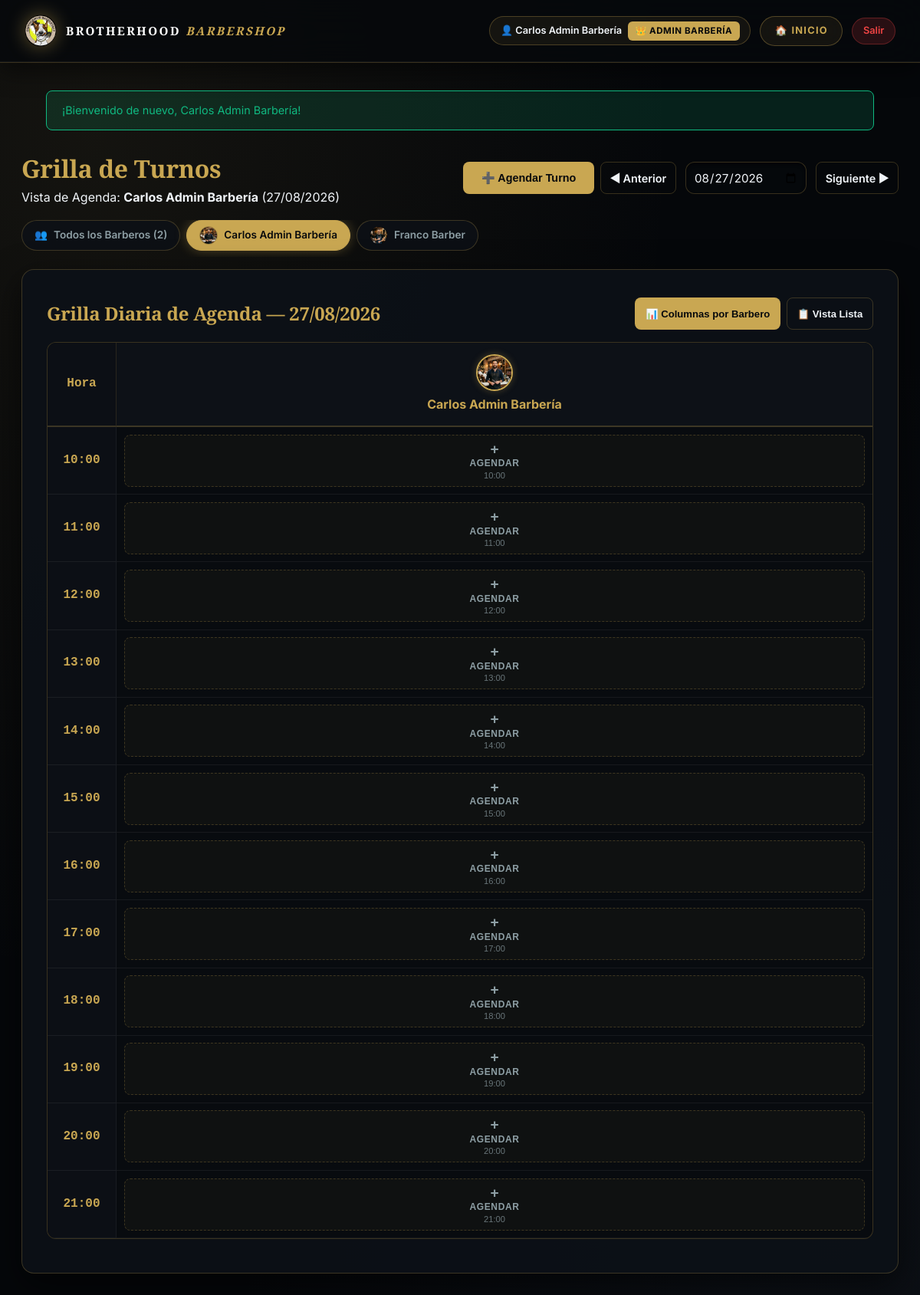
The app's page /barber.php?tab=my_grid&barber_id=2&date=2026-08-27 (signed in) with its own data.
### tables this page shows
CREATE TABLE IF NOT EXISTS `users` (
  `id` INT AUTO_INCREMENT PRIMARY KEY,
  `shop_id` INT NULL,
  `name` VARCHAR(150) NOT NULL,
  `email` VARCHAR(150) NOT NULL UNIQUE,
  `photo` VARCHAR(255) NULL,
  `password` VARCHAR(255) NOT NULL,
  `role` VARCHAR(50) NOT NULL DEFAULT 'admin_barberia',
  `is_active` TINYINT(1) NOT NULL DEFAULT 1,
  `created_at` DATETIME DEFAULT CURRENT_TIMESTAMP,
  FOREIGN KEY (`shop_id`) REFERENCES `shops` (`id`) ON DELETE CASCADE
);

### barber.php (the view, shortened to what the rows shown need)
<?php
require_once __DIR__ . '/includes/auth.php';
$user = require_login();
$shop_id = $user['shop_id'];
$view_tab = $view_tab ?? ($_GET['tab'] ?? 'grid');
if ($view_tab === 'my_grid') {
    $view_tab = 'grid';
}
$stmtB = $pdo->prepare("SELECT id, name, role, photo FROM users WHERE shop_id = ? AND is_active = 1 ORDER BY name ASC");
$stmtB->execute([$shop_id]);
$active_barbers_list = $stmtB->fetchAll();
$selected_barber_filter = $_GET['barber_id'] ?? 'todos';
if ($selected_barber_filter === 'todos') {
    $current_barber_name = "Todos los Barberos";
    $barber_id = 0;
    $barbers_to_show = $active_barbers_list;
} else {
    $barber_id = (int)$selected_barber_filter;
    $stmtCurrentBarber = $pdo->prepare("SELECT id, name, role, photo FROM users WHERE id = ? AND shop_id = ?");
    $stmtCurrentBarber->execute([$barber_id, $shop_id]);
    $current_barber_data = $stmtCurrentBarber->fetch();
    if ($current_barber_data) {
        $current_barber_name = $current_barber_data['name'];
        $barbers_to_show = [$current_barber_data];
    } else {
        $current_barber_name = "Todos los Barberos";
        $selected_barber_filter = 'todos';
        $barber_id = 0;
        $barbers_to_show = $active_barbers_list;
    }
}
$selected_date = $_GET['date'] ?? date('Y-m-d');
$day_of_week   = date('w', strtotime($selected_date));
$is_sunday     = ($day_of_week == 0);
$appointments_matrix = [];
if (!defined('HEADER_INCLUDED')) {
    include __DIR__ . '/includes/header.php';
}
$tab_param = ($view_tab === 'grid') ? 'my_grid' : $view_tab;
$url_script = ($user['role'] === 'owner') ? 'owner.php' : 'barber.php';
$link_prefix = $url_script . '?tab=' . $tab_param . '&barber_id=' . urlencode($selected_barber_filter) . '&date=';
?>
<?php if ($view_tab === 'grid'): ?>
  <div class="flex justify-between items-center mb-4 flex-wrap gap-4">
    <div>
      <h1 class="text-accent">Grilla de Turnos</h1>
      <p>Vista de Agenda: <strong><?php echo htmlspecialchars($current_barber_name); ?></strong> (<?php echo date('d/m/Y', strtotime($selected_date)); ?>)</p>
    </div>
    <div class="flex items-center gap-2 flex-wrap">
      <button type="button" class="btn btn-primary" onclick="openBookingModal()">
        ➕ Agendar Turno
      </button>
      <?php
        $prev_date = date('Y-m-d', strtotime($selected_date . ' -1 day'));
        $next_date = date('Y-m-d', strtotime($selected_date . ' +1 day'));
      ?>
      <form method="GET" action="<?php echo $url_script; ?>" class="flex items-center gap-3 flex-wrap" style="margin:0;">
        <a href="<?php echo $link_prefix . $prev_date; ?>" class="btn btn-outline" style="padding:0.45rem 0.75rem;" title="Día Anterior">◀ Anterior</a>
        <input type="date" name="date" class="input-field" value="<?php echo $selected_date; ?>" onchange="this.form.submit()" style="margin:0; width: auto; padding: 0.45rem 0.6rem;">
        <a href="<?php echo $link_prefix . $next_date; ?>" class="btn btn-outline" style="padding:0.45rem 0.75rem;" title="Día Siguiente">Siguiente ▶</a>
      </form>
    </div>
  </div>
  <div class="barber-pills-bar">
    <?php
      $all_pill_active = ($selected_barber_filter === 'todos') ? 'active' : '';
      $all_url = $url_script . '?tab=' . $tab_param . '&barber_id=todos&date=' . $selected_date;
    ?>
    <a href="<?php echo $all_url; ?>" class="barber-pill <?php echo $all_pill_active; ?>">
      <span>👥</span> Todos los Barberos (<?php echo count($active_barbers_list); ?>)
    </a>
    <?php foreach ($active_barbers_list as $ab):
      $isActive = ((string)$selected_barber_filter === (string)$ab['id']) ? 'active' : '';
      $bUrl = $url_script . '?tab=' . $tab_param . '&barber_id=' . $ab['id'] . '&date=' . $selected_date;
      $bImg = !empty($ab['photo']) ? $ab['photo'] : 'assets/img/service_corte_clasico_1785440488368.png';
    ?>
      <a href="<?php echo $bUrl; ?>" class="barber-pill <?php echo $isActive; ?>">
        <img src="<?php echo htmlspecialchars($bImg); ?>" class="barber-pill-img" alt="<?php echo htmlspecialchars($ab['name']); ?>">
        <span><?php echo htmlspecialchars($ab['name']); ?></span>
      </a>
    <?php endforeach; ?>
  </div>
  <div class="glass-panel">
    <?php if ($is_sunday): ?>
      <div class="text-center p-8" style="color: var(--text-secondary); margin: 2rem 0;">
        <div style="font-size: 3.5rem;">🔒</div>
        <h3 class="mt-2 text-accent">Local Cerrado los Domingos</h3>
        <p>No se agendan turnos en esta fecha. Selecciona otro día laboral.</p>
        <a href="<?php echo $link_prefix . $next_date; ?>" class="btn btn-primary mt-4">Ver Lunes Siguiente ▶</a>
      </div>
    <?php else: ?>
      <div class="flex justify-between items-center mb-4 flex-wrap gap-2">
        <h2 class="text-accent">
          Grilla Diaria de Agenda — <?php echo date('d/m/Y', strtotime($selected_date)); ?>
        </h2>
        <div class="flex gap-2">
          <button type="button" id="btn-view-matrix" class="btn btn-primary" onclick="switchGridView('matrix')" style="padding:0.4rem 0.8rem; font-size:0.82rem;">
            📊 Columnas por Barbero
          </button>
          <button type="button" id="btn-view-list" class="btn btn-outline" onclick="switchGridView('list')" style="padding:0.4rem 0.8rem; font-size:0.82rem;">
            📋 Vista Lista
          </button>
        </div>
      </div>
      <div id="grid-matrix-view">
        <div class="matrix-container mb-2">
          <table class="matrix-table">
            <thead>
              <tr>
                <th class="hour-cell">Hora</th>
                <?php foreach ($barbers_to_show as $barber):
                  $bPhoto = !empty($barber['photo']) ? $barber['photo'] : 'assets/img/service_corte_clasico_1785440488368.png';
                ?>
                  <th>
                    <div class="barber-header-card">
                      <img src="<?php echo htmlspecialchars($bPhoto); ?>" class="barber-header-avatar" alt="<?php echo htmlspecialchars($barber['name']); ?>">
                      <strong><?php echo htmlspecialchars($barber['name']); ?></strong>
                    </div>
                  </th>
                <?php endforeach; ?>
              </tr>
            </thead>
            <tbody>
              <?php for ($hour = 10; $hour <= 21; $hour++):
                $time_label = sprintf("%02d:00", $hour);
              ?>
                <tr>
                  <td class="hour-cell"><?php echo $time_label; ?></td>
                  <?php foreach ($barbers_to_show as $barber):
                    $bId = $barber['id'];
                    $cell_appts = $appointments_matrix[$hour][$bId] ?? [];
                  ?>
                    <td>
                      <?php if (!empty($cell_appts)): ?>
                        <?php foreach ($cell_appts as $appt):
                          $basePrice = (float)$appt['base_price'];
                          $finalPrice = ($appt['payment_method'] === 'transferencia') ? ($basePrice * 1.20) : $basePrice;
                          $commission = ($basePrice * (float)$appt['commission_percent']) / 100.0;
                          $clean_phone = preg_replace('/[^0-9]/', '', $appt['client_phone'] ?? '');
                          $statusClass = 'status-' . $appt['status'];
                        ?>
                          <div class="matrix-appt-card <?php echo $statusClass; ?>">
                            <div class="matrix-appt-header">
                              <div>
                                <div class="matrix-client-name"><?php echo htmlspecialchars($appt['client_name']); ?></div>
                                <?php if (!empty($appt['client_phone'])): ?>
                                  <a href="https://wa.me/<?php echo $clean_phone; ?>" target="_blank" style="color: var(--success); font-size: 0.78rem; text-decoration: none; display: inline-flex; align-items: center; gap: 2px;">
                                    📱 <?php echo htmlspecialchars($appt['client_phone']); ?>
                                  </a>
                                <?php endif; ?>
                              </div>
                              <div>
                                <?php if ($appt['status'] === 'scheduled'): ?>
                                  <span class="status-badge status-badge-active">Agendado</span>
                                <?php elseif ($appt['status'] === 'completed'): ?>
                                  <span class="status-badge status-badge-active" style="background:rgba(16,185,129,0.2);">✓ Cobrado</span>
                                <?php else: ?>
                                  <span class="status-badge status-badge-inactive">✕ Cancelado</span>
                                <?php endif; ?>
                              </div>
                            </div>
                            <div class="matrix-service-name">
                              ✂️ <strong><?php echo htmlspecialchars($appt['item_name']); ?></strong>
                            </div>
                            <div class="matrix-appt-meta">
                              <span class="badge-price">$<?php echo number_format($finalPrice, 2); ?></span>
                              <span class="badge-payment"><?php echo ucfirst($appt['payment_method']); ?></span>
                              <span style="font-size:0.72rem; color:var(--text-secondary);">Com: $<?php echo number_format($commission, 2); ?></span>
                            </div>
                            <?php if (!empty($appt['observation'])): ?>
                              <div style="font-size:0.75rem; color:var(--text-secondary); margin-bottom:0.35rem; font-style:italic;">
                                💬 <?php echo htmlspecialchars($appt['observation']); ?>
                              </div>
                            <?php endif; ?>
                            <div class="matrix-appt-actions">
                              <?php if ($appt['status'] === 'scheduled'): ?>
                                <form action="actions/complete_appointment.php" method="POST" onsubmit="return confirm('¿Marcar turno como completado y cobrado?')" style="margin:0;">
                                  <?php echo csrf_field(); ?>
                                  <input type="hidden" name="id" value="<?php echo $appt['id']; ?>">
                                  <input type="hidden" name="date" value="<?php echo $selected_date; ?>">
                                  <input type="hidden" name="barber_filter" value="<?php echo htmlspecialchars($selected_barber_filter); ?>">
                                  <button type="submit" class="btn btn-success btn-sm" title="Marcar Pagado">✓ Cobrar</button>
                                </form>
                                <form action="actions/cancel_appointment.php" method="POST" onsubmit="return confirm('¿Cancelar este turno?')" style="margin:0;">
                                  <?php echo csrf_field(); ?>
                                  <input type="hidden" name="id" value="<?php echo $appt['id']; ?>">
                                  <input type="hidden" name="date" value="<?php echo $selected_date; ?>">
                                  <input type="hidden" name="barber_filter" value="<?php echo htmlspecialchars($selected_barber_filter); ?>">
                                  <button type="submit" class="btn btn-outline btn-sm" style="color:var(--danger); border-color:var(--danger);" title="Cancelar Turno">✕</button>
                                </form>
                              <?php endif; ?>
                              <form action="actions/delete_appointment.php" method="POST" onsubmit="return confirm('¿Eliminar registro?')" style="margin:0;">
                                <?php echo csrf_field(); ?>
                                <input type="hidden" name="id" value="<?php echo $appt['id']; ?>">
                                <input type="hidden" name="date" value="<?php echo $selected_date; ?>">
                                <input type="hidden" name="barber_filter" value="<?php echo htmlspecialchars($selected_barber_filter); ?>">
                                <input type="hidden" name="tab_redirect" value="my_grid">
                                <button type="submit" class="btn btn-danger btn-sm" title="Eliminar definitivamente">🗑</button>
                              </form>
                            </div>
                          </div>
                        <?php endforeach; ?>
                        <button type="button" class="btn btn-outline btn-sm w-full" style="border-style:dashed; border-color:var(--accent-primary);" onclick="openBookingModal(<?php echo $bId; ?>, '<?php echo sprintf('%02d:00', $hour); ?>')">
                          + Añadir Turno Extra
                        </button>
                      <?php else: ?>
                        <button type="button" class="slot-available-btn" onclick="openBookingModal(<?php echo $bId; ?>, '<?php echo sprintf('%02d:00', $hour); ?>')">
                          <span class="slot-plus">+</span>
                          <span class="slot-label">Agendar</span>
                          <span class="slot-time"><?php echo $time_label; ?></span>
                        </button>
                      <?php endif; ?>
                    </td>
                  <?php endforeach; ?>
                </tr>
              <?php endfor; ?>
            </tbody>
          </table>
        </div>
      </div>
    <?php endif; ?>
  </div>
<?php endif; ?>

### includes/header.php (shortened to what the rows shown need)
<?php
require_once __DIR__ . '/auth.php';
$user = get_logged_user();
$current_page  = basename($_SERVER['PHP_SELF']);
$is_panel_view = ($user && in_array($current_page, ['super_admin.php', 'owner.php', 'barber.php']));
?>
<!DOCTYPE html>
<html lang="es">
<head>
  <link rel="stylesheet" href="css/style.css?v=<?php echo @filemtime(__DIR__ . '/../css/style.css') ?: '1.0'; ?>">
</head>
<body class="<?php echo $is_panel_view ? 'panel-view' : ''; ?>">
  <header class="nav" id="nav">
    <div class="container nav-inner flex justify-between items-center" style="min-height: 60px;">
      <div class="nav-actions-group flex items-center gap-3">
        <?php if ($user): ?>
          <?php
            $roleLabel = 'Barbero';
            if (is_super_admin($user)) {
                $roleLabel = '⚡ Super Admin';
            } elseif (is_shop_admin($user)) {
                $roleLabel = '👑 Admin Barbería';
            }
          ?>
          <div class="user-badge user-badge-pill">
            <span class="user-badge-name">👤 <?php echo htmlspecialchars($user['name']); ?></span>
            <span class="role-tag role-tag-gold">
              <?php echo $roleLabel; ?>
            </span>
          </div>
          <?php if ($is_panel_view): ?>
            <a href="index.php" class="nav-btn-secondary">
              🏠 Inicio
            </a>
          <?php endif; ?>
          <a href="logout.php" class="btn btn-danger btn-sm" style="border-radius: 999px; padding: 0.4rem 0.85rem;">
            Salir
          </a>
        <?php else: ?>
          <a href="login.php" class="nav-btn-secondary">
            🔒 Acceso Admin
          </a>
        <?php endif; ?>
      </div>
    </div>
  </header>
  <main class="<?php echo $current_page === 'index.php' ? 'page-hero-wrapper' : 'container page-wrapper animate-fade-in'; ?>">

### records on screen
users: name "Carlos Admin Barbería", role "👑 ADMIN BARBERÍA", photo (picture), time_label "10:00", time_label "11:00", time_label "12:00", time_label "13:00", time_label "14:00", time_label "15:00", time_label "16:00", time_label "17:00", time_label "18:00", time_label "19:00", time_label "20:00", time_label "21:00"
users: photo (picture), name "Franco Barber"

### other values on screen
$flash['message'] "¡Bienvenido de nuevo, Carlos Admin Barbería!"
count($active_barbers_list) "2"
$time_label "10:00"
$time_label "11:00"
$time_label "12:00"
$time_label "13:00"
$time_label "14:00"
$time_label "15:00"
$time_label "16:00"
$time_label "17:00"
$time_label "18:00"
$time_label "19:00"
$time_label "20:00"
$time_label "21:00"
